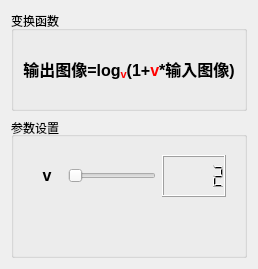
      <widget class="QWidget" name="page_4">
       <layout class="QVBoxLayout" name="verticalLayout">
        <item>
         <widget class="QGroupBox" name="groupBox">
          <property name="sizePolicy">
           <sizepolicy hsizetype="Preferred" vsizetype="Fixed">
            <horstretch>0</horstretch>
            <verstretch>0</verstretch>
           </sizepolicy>
          </property>
          <property name="minimumSize">
           <size>
            <width>0</width>
            <height>100</height>
           </size>
          </property>
          <property name="title">
           <string>变换函数</string>
          </property>
          <layout class="QVBoxLayout" name="verticalLayout_2">
           <item>
            <widget class="QLabel" name="label">
             <property name="text">
              <string>&lt;html&gt;&lt;head/&gt;&lt;body&gt;&lt;p align=&quot;center&quot;&gt;&lt;span style=&quot; font-size:12pt; font-weight:600;&quot;&gt;输出图像=log&lt;/span&gt;&lt;span style=&quot; font-size:12pt; font-weight:600; color:#ff0000; vertical-align:sub;&quot;&gt;v&lt;/span&gt;&lt;span style=&quot; font-size:12pt; font-weight:600;&quot;&gt;(1+&lt;/span&gt;&lt;span style=&quot; font-size:12pt; font-weight:600; color:#ff0000;&quot;&gt;v&lt;/span&gt;&lt;span style=&quot; font-size:12pt; font-weight:600;&quot;&gt;*输入图像)&lt;/span&gt;&lt;/p&gt;&lt;/body&gt;&lt;/html&gt;</string>
             </property>
             <property name="scaledContents">
              <bool>false</bool>
             </property>
            </widget>
           </item>
          </layout>
         </widget>
        </item>
        <item>
         <widget class="QGroupBox" name="groupBox_2">
          <property name="title">
           <string>参数设置</string>
          </property>
          <property name="alignment">
           <set>Qt::AlignLeading|Qt::AlignLeft|Qt::AlignVCenter</set>
          </property>
          <property name="checkable">
           <bool>false</bool>
          </property>
          <layout class="QVBoxLayout" name="verticalLayout_4">
           <item>
            <widget class="QWidget" name="widget" native="true">
             <property name="sizePolicy">
              <sizepolicy hsizetype="Preferred" vsizetype="Fixed">
               <horstretch>0</horstretch>
               <verstretch>0</verstretch>
              </sizepolicy>
             </property>
             <property name="minimumSize">
              <size>
               <width>0</width>
               <height>60</height>
              </size>
             </property>
             <layout class="QHBoxLayout" name="horizontalLayout_2">
              <item>
               <widget class="QLabel" name="label_2">
                <property name="minimumSize">
                 <size>
                  <width>30</width>
                  <height>0</height>
                 </size>
                </property>
                <property name="toolTip">
                 <string/>
                </property>
                <property name="text">
                 <string>&lt;html&gt;&lt;head/&gt;&lt;body&gt;&lt;p align=&quot;center&quot;&gt;&lt;span style=&quot; font-size:12pt; font-weight:600;&quot;&gt;v&lt;/span&gt;&lt;/p&gt;&lt;/body&gt;&lt;/html&gt;</string>
                </property>
               </widget>
              </item>
              <item>
               <widget class="QSlider" name="sliderForV">
                <property name="minimum">
                 <number>2</number>
                </property>
                <property name="maximum">
                 <number>20</number>
                </property>
                <property name="pageStep">
                 <number>2</number>
                </property>
                <property name="value">
                 <number>2</number>
                </property>
                <property name="orientation">
                 <enum>Qt::Horizontal</enum>
                </property>
               </widget>
              </item>
              <item>
               <widget class="QLCDNumber" name="lcdForV">
                <property name="intValue" stdset="0">
                 <number>2</number>
                </property>
               </widget>
              </item>
             </layout>
            </widget>
           </item>
           <item>
            <spacer name="verticalSpacer">
             <property name="orientation">
              <enum>Qt::Vertical</enum>
             </property>
             <property name="sizeHint" stdset="0">
              <size>
               <width>20</width>
               <height>40</height>
              </size>
             </property>
            </spacer>
           </item>
          </layout>
         </widget>
        </item>
       </layout>
      </widget>
